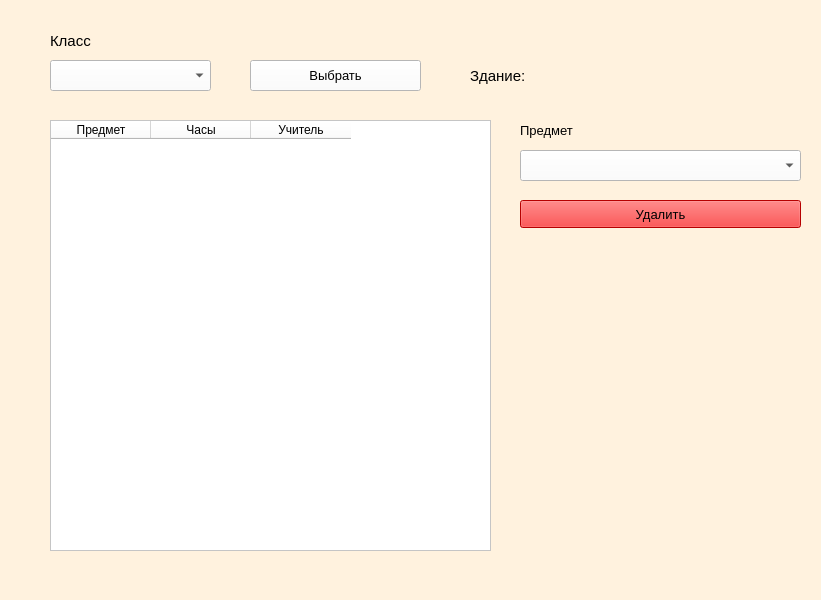
<?xml version="1.0" encoding="UTF-8"?>
<ui version="4.0">
 <class>Form</class>
 <widget class="QWidget" name="Form">
  <property name="geometry">
   <rect>
    <x>0</x>
    <y>0</y>
    <width>821</width>
    <height>600</height>
   </rect>
  </property>
  <property name="windowTitle">
   <string>classroom_teachers</string>
  </property>
  <property name="styleSheet">
   <string notr="true">background-color: rgb(255, 242, 222);</string>
  </property>
  <widget class="QComboBox" name="combo_classes">
   <property name="geometry">
    <rect>
     <x>50</x>
     <y>60</y>
     <width>161</width>
     <height>31</height>
    </rect>
   </property>
   <property name="font">
    <font>
     <pointsize>10</pointsize>
    </font>
   </property>
   <property name="styleSheet">
    <string notr="true">background-color: rgb(255, 255, 255);</string>
   </property>
  </widget>
  <widget class="QLabel" name="label">
   <property name="geometry">
    <rect>
     <x>50</x>
     <y>30</y>
     <width>61</width>
     <height>21</height>
    </rect>
   </property>
   <property name="font">
    <font>
     <pointsize>11</pointsize>
    </font>
   </property>
   <property name="text">
    <string>Класс</string>
   </property>
  </widget>
  <widget class="QPushButton" name="push_change">
   <property name="geometry">
    <rect>
     <x>250</x>
     <y>60</y>
     <width>171</width>
     <height>31</height>
    </rect>
   </property>
   <property name="font">
    <font>
     <pointsize>10</pointsize>
    </font>
   </property>
   <property name="styleSheet">
    <string notr="true">background-color: rgb(255, 255, 255);</string>
   </property>
   <property name="text">
    <string>Выбрать</string>
   </property>
  </widget>
  <widget class="QTableWidget" name="tableWidget">
   <property name="enabled">
    <bool>true</bool>
   </property>
   <property name="geometry">
    <rect>
     <x>50</x>
     <y>120</y>
     <width>441</width>
     <height>431</height>
    </rect>
   </property>
   <property name="font">
    <font>
     <pointsize>10</pointsize>
    </font>
   </property>
   <property name="styleSheet">
    <string notr="true">background-color: rgb(255, 255, 255);</string>
   </property>
   <column>
    <property name="text">
     <string>Предмет</string>
    </property>
   </column>
   <column>
    <property name="text">
     <string>Часы</string>
    </property>
   </column>
   <column>
    <property name="text">
     <string>Учитель</string>
    </property>
   </column>
  </widget>
  <widget class="QLabel" name="label_build">
   <property name="geometry">
    <rect>
     <x>470</x>
     <y>65</y>
     <width>321</width>
     <height>21</height>
    </rect>
   </property>
   <property name="font">
    <font>
     <pointsize>11</pointsize>
    </font>
   </property>
   <property name="text">
    <string>Здание:</string>
   </property>
  </widget>
  <widget class="QComboBox" name="combo_subjects">
   <property name="geometry">
    <rect>
     <x>520</x>
     <y>150</y>
     <width>281</width>
     <height>31</height>
    </rect>
   </property>
   <property name="font">
    <font>
     <pointsize>10</pointsize>
    </font>
   </property>
   <property name="styleSheet">
    <string notr="true">background-color: rgb(255, 255, 255);</string>
   </property>
  </widget>
  <widget class="QLabel" name="label_2">
   <property name="geometry">
    <rect>
     <x>520</x>
     <y>120</y>
     <width>211</width>
     <height>21</height>
    </rect>
   </property>
   <property name="font">
    <font>
     <pointsize>10</pointsize>
    </font>
   </property>
   <property name="text">
    <string>Предмет</string>
   </property>
  </widget>
  <widget class="QPushButton" name="push_del_subject">
   <property name="geometry">
    <rect>
     <x>520</x>
     <y>200</y>
     <width>281</width>
     <height>28</height>
    </rect>
   </property>
   <property name="font">
    <font>
     <pointsize>10</pointsize>
    </font>
   </property>
   <property name="styleSheet">
    <string notr="true">background-color: rgb(255, 0, 0);</string>
   </property>
   <property name="text">
    <string>Удалить</string>
   </property>
  </widget>
  <widget class="QLabel" name="label_3">
   <property name="geometry">
    <rect>
     <x>560</x>
     <y>270</y>
     <width>181</width>
     <height>281</height>
    </rect>
   </property>
   <property name="text">
    <string/>
   </property>
   <property name="pixmap">
    <pixmap>../pictures/pngwing.com (12).png</pixmap>
   </property>
  </widget>
 </widget>
 <resources/>
 <connections/>
</ui>
